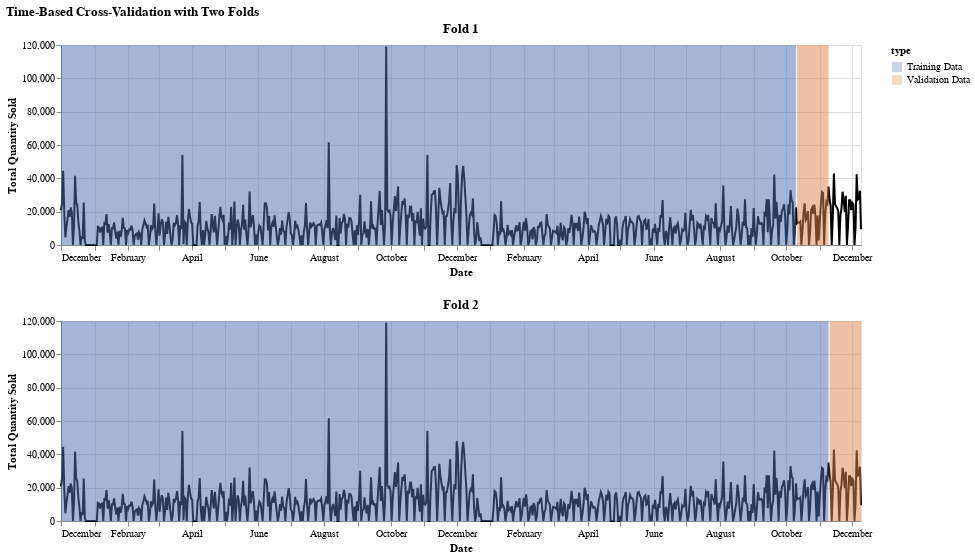

Notebook code for this chart:
### Markdown cell above
#### Rolling Forecast Origin (Expanding Window Cross-Validation)

A simple train-test split evaluates the model on only one specific period. A more rigorous approach is **walk-forward validation**, also known as evaluation on a rolling forecast origin. This method provides a better estimate of how the model is likely to perform over time in a real deployment scenario.

The process works iteratively:

- Select an initial training period (e.g., the first 70% of the data).
- Train the model on this initial period.
- Forecast the next single time step (or multiple steps, depending on your needs).
- Record the forecast and the actual value for that time step.
- Expand the training data to include the actual value from the step you just predicted.
- Re-train the model (or efficiently update it, if the model allows) using the expanded training set.
- Repeat steps 3-6, moving the forecast origin forward one step at a time until you have forecasts covering the desired evaluation period (the equivalent of the test set in the simple split).

### Code cell
# --- Step 1: Prepare the Data ---
plot_data = df.copy().reset_index()
plot_data['invoice_date'] = pd.to_datetime(plot_data['invoice_date'])

# --- Step 2: Define Parameters ---
n_folds = 2
validation_days = 30
total_validation_days = n_folds * validation_days

# Start from the end of the dataset
cv_start_date = plot_data['invoice_date'].max() - pd.Timedelta(days=total_validation_days - 1)

# --- Step 3: Create Data for Visualization ---
def create_fold_data(fold_idx):
    validation_start = cv_start_date + pd.Timedelta(days=fold_idx * validation_days)
    validation_end = validation_start + pd.Timedelta(days=validation_days - 1)
    train_end = validation_start - pd.Timedelta(days=1)
    train_start = plot_data['invoice_date'].min()

    # Training rectangle
    train_rect = pd.DataFrame({
        'invoice_date': [train_start, train_end],
        'type': ['Training Data'] * 2,
        'start_date': [train_start] * 2,
        'end_date': [train_end] * 2
    })
    # Validation rectangle
    val_rect = pd.DataFrame({
        'invoice_date': [validation_start, validation_end],
        'type': ['Validation Data'] * 2,
        'start_date': [validation_start] * 2,
        'end_date': [validation_end] * 2
    })
    return pd.concat([train_rect, val_rect])

# Generate data for two folds
fold1_data = create_fold_data(0)
fold2_data = create_fold_data(1)

# --- Step 4: Build the Altair Charts ---

# Chart for Fold 1
chart1 = alt.Chart(plot_data).mark_line(color='black').encode(
    x=alt.X('invoice_date:T', title='Date'),
    y=alt.Y('total_quantity:Q', title='Total Quantity Sold')
).properties(
    title='Fold 1',
    width=800,
    height=200
) + alt.Chart(fold1_data).mark_rect(opacity=0.3).encode(
    x='start_date:T',
    x2='end_date:T',
    color=alt.Color('type:N', scale=alt.Scale(domain=['Training Data', 'Validation Data'], range=['#4C72B0', '#DD8452']))
)

# Chart for Fold 2
chart2 = alt.Chart(plot_data).mark_line(color='black').encode(
    x=alt.X('invoice_date:T', title='Date'),
    y=alt.Y('total_quantity:Q', title='Total Quantity Sold')
).properties(
    title='Fold 2',
    width=800,
    height=200
) + alt.Chart(fold2_data).mark_rect(opacity=0.3).encode(
    x='start_date:T',
    x2='end_date:T',
    color=alt.Color('type:N', scale=alt.Scale(domain=['Training Data', 'Validation Data'], range=['#4C72B0', '#DD8452']))
)

# Combine charts vertically
final_chart = alt.vconcat(chart1, chart2).configure_axis(
    grid=True
).properties(
    title='Time-Based Cross-Validation with Two Folds'
)

# Display the chart
final_chart.display()
# Optionally, save the chart if display doesn't work
# final_chart.save('time_based_cross_validation.html')

### Figure 1 — Vega-Lite specification as saved in the notebook (floating-point values rounded to 4 significant figures; data arrays with more than 128 entries replaced by an {"elided": "..."} marker saying what was removed)
{"config": {"view": {"continuousWidth": 300, "continuousHeight": 300}, "axis": {"grid": true}}, "vconcat": [{"layer": [{"data": {"name": "data-90f6daf020ea28d62eea1f78ad3b3c78"}, "mark": {"type": "line", "color": "black"}, "encoding": {"x": {"field": "invoice_date", "title": "Date", "type": "temporal"}, "y": {"field": "total_quantity", "title": "Total Quantity Sold", "type": "quantitative"}}, "title": "Fold 1"}, {"data": {"name": "data-70aaf9be163560191af08910837f941a"}, "mark": {"type": "rect", "opacity": 0.3}, "encoding": {"color": {"field": "type", "scale": {"domain": ["Training Data", "Validation Data"], "range": ["#4C72B0", "#DD8452"]}, "type": "nominal"}, "x": {"field": "start_date", "type": "temporal"}, "x2": {"field": "end_date"}}}], "height": 200, "width": 800}, {"layer": [{"data": {"name": "data-90f6daf020ea28d62eea1f78ad3b3c78"}, "mark": {"type": "line", "color": "black"}, "encoding": {"x": {"field": "invoice_date", "title": "Date", "type": "temporal"}, "y": {"field": "total_quantity", "title": "Total Quantity Sold", "type": "quantitative"}}, "title": "Fold 2"}, {"data": {"name": "data-d3079f4efc94ada4ff3aa771ed6edfe8"}, "mark": {"type": "rect", "opacity": 0.3}, "encoding": {"color": {"field": "type", "scale": {"domain": ["Training Data", "Validation Data"], "range": ["#4C72B0", "#DD8452"]}, "type": "nominal"}, "x": {"field": "start_date", "type": "temporal"}, "x2": {"field": "end_date"}}}], "height": 200, "width": 800}], "title": "Time-Based Cross-Validation with Two Folds", "$schema": "https://vega.github.io/schema/vega-lite/v5.20.1.json", "datasets": {"data-90f6daf020ea28d62eea1f78ad3b3c78": {"elided": "739 records"}, "data-70aaf9be163560191af08910837f941a": [{"invoice_date": "2009-12-01T00:00:00", "type": "Training Data", "start_date": "2009-12-01T00:00:00", "end_date": "2011-10-10T00:00:00"}, {"invoice_date": "2011-10-10T00:00:00", "type": "Training Data", "start_date": "2009-12-01T00:00:00", "end_date": "2011-10-10T00:00:00"}, {"invoice_date": "2011-10-11T00:00:00", "type": "Validation Data", "start_date": "2011-10-11T00:00:00", "end_date": "2011-11-09T00:00:00"}, {"invoice_date": "2011-11-09T00:00:00", "type": "Validation Data", "start_date": "2011-10-11T00:00:00", "end_date": "2011-11-09T00:00:00"}], "data-d3079f4efc94ada4ff3aa771ed6edfe8": [{"invoice_date": "2009-12-01T00:00:00", "type": "Training Data", "start_date": "2009-12-01T00:00:00", "end_date": "2011-11-09T00:00:00"}, {"invoice_date": "2011-11-09T00:00:00", "type": "Training Data", "start_date": "2009-12-01T00:00:00", "end_date": "2011-11-09T00:00:00"}, {"invoice_date": "2011-11-10T00:00:00", "type": "Validation Data", "start_date": "2011-11-10T00:00:00", "end_date": "2011-12-09T00:00:00"}, {"invoice_date": "2011-12-09T00:00:00", "type": "Validation Data", "start_date": "2011-11-10T00:00:00", "end_date": "2011-12-09T00:00:00"}]}}
